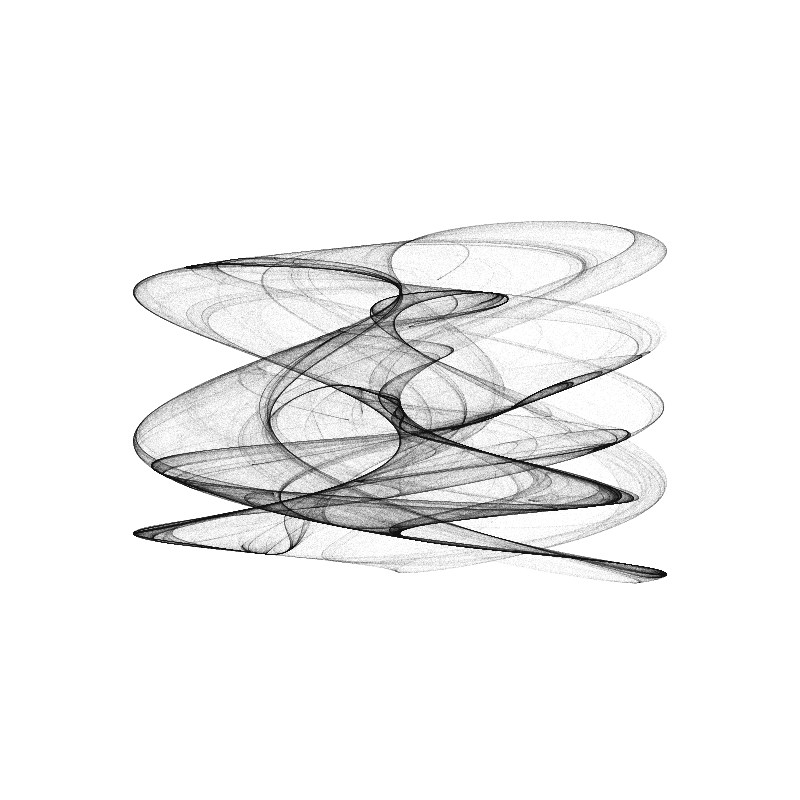
Frame 1 (no input)
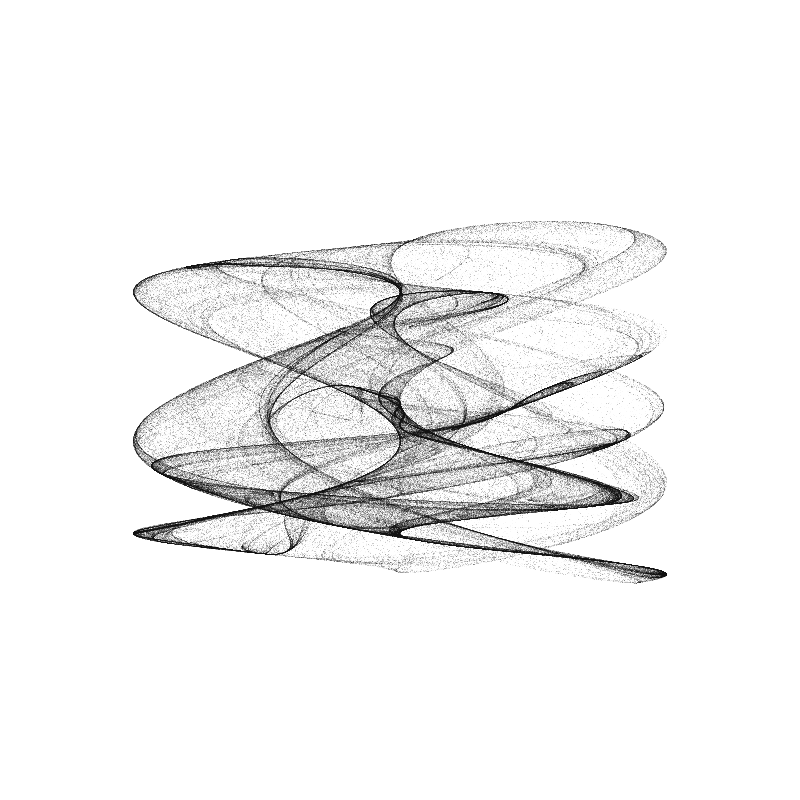
Frame 2 (the mouse pressed at the canvas centre, redrawn once)

The Processing sketch that drew these frames (run headless with seeded random() and noise(); the mouse was pressed at the canvas centre and the sketch redrawn once):

// Processing sketch: sketch_210722a
// ── sketch_210722a.pde
int pointCount = 2000000;
float x, y = 1;
float xn, yn;

float a=10;
float b=2;
float c=0.2;
float d=4;
//float a=-1.4;
//float b=1.6;
//float c=1.0;
//float d=0.7;
float [][]pointAry = new float[2][10000000];


void setup(){
  size(800,800);
  smooth();
}

void draw(){
  background(255);
  for (int i = 0; i <= pointCount; i++){
    xn = sin(a*y)-cos(b*x);
    yn = sin(c*x)-cos(d*y);
    x=xn;
    y=yn;
    pointAry[0][i]=x*width/6;
    pointAry[1][i]=y*height/6;
  }

  translate(width/2,height/2);
  for(int i=0;i<pointCount;i++){
    stroke(0,10);
    point(pointAry[0][i],pointAry[1][i]);
  }
  
  noLoop();

save("dejong_210715b.png");

}
